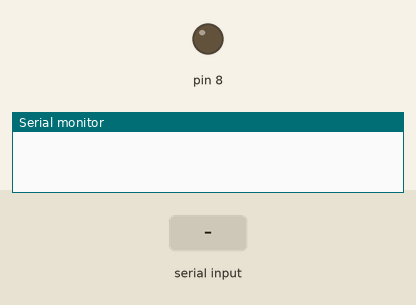
A sketch run on a simulated Arduino Uno, built with avr-gcc and run on an emulated ATmega328P. Shown: output pins drawn as LEDs (lit = HIGH), the last lines printed to the serial monitor. The test bench sets the inputs (shaded band).

Above: at 1.2 s.
1.3 s: "t" received over Serial
At 2.0 s:
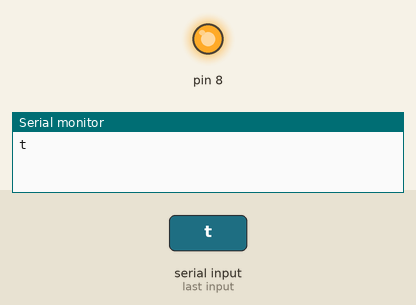
2.8 s: "f" received over Serial
At 3.2 s:
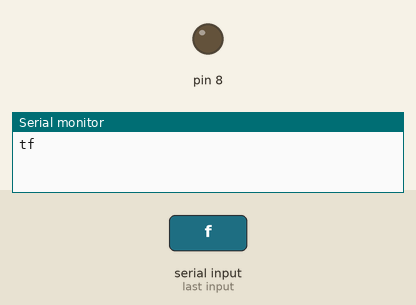
Timing chart, 0 to 5.8 s (numbered marks = the images above; inputs shaded):
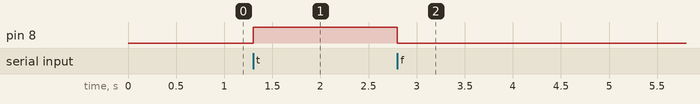

Measured:
- after the input at 1.3 s, pin 8: LOW → HIGH at once
- after the input at 2.8 s, pin 8: HIGH → LOW at once

The sketch:

sketch_jul23a.ino
```cpp
char receivedChar;
bool newData = false;
bool isOn = false;

void setup() {
  // put your setup code here, to run once:
  Serial.begin(9600);
  Serial.setTimeout(50);
  pinMode(8, OUTPUT);
}

void loop() {
  recvOneChar();
}

void recvOneChar() {
  if (Serial.available() > 0) {

    receivedChar = Serial.read();

    Serial.write(receivedChar);

    if (receivedChar == 't') {
      digitalWrite(8, HIGH);
    }
    else if (receivedChar == 'f') {
      digitalWrite(8, LOW);
    }
  }
}
```
